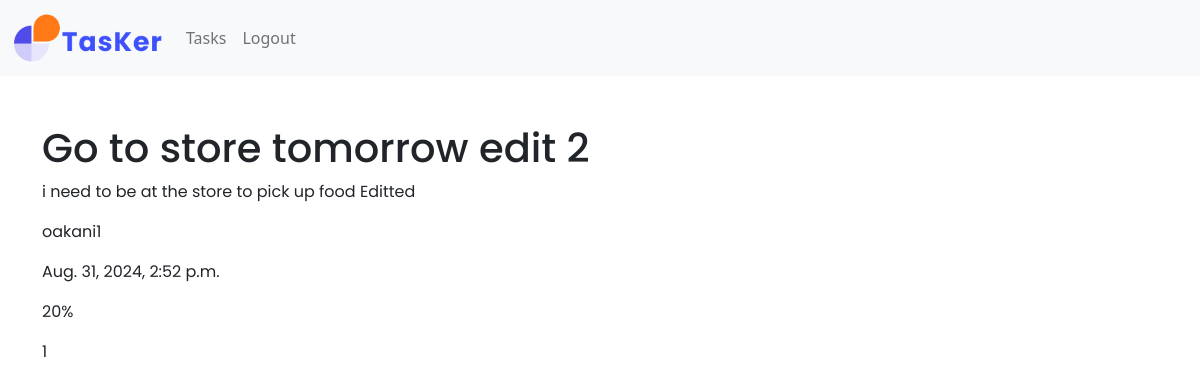
Screenshot of /tasks/view/3 (signed in) with the database file from the repository.
### tasks/models.py (models this page shows, shortened)
class Task(models.Model):
    task_name = models.CharField(max_length=200, null=False, blank=False)
    description = models.TextField(blank=True)
    priority = models.IntegerField(choices=PRIORITY, default=0)
    user_name = models.ForeignKey(
        User, on_delete=models.CASCADE, related_name="task"
    )
    start_time = models.DateTimeField(null=False, blank=False)
    progress = models.IntegerField(null=False, blank=False)
    status = models.IntegerField(choices=STATUS, default=0)

### tasks/views.py (the view)
# urls.py: path("tasks/view/<task_id>", views.show_task, name="view"),
@login_required
def show_task(request, task_id):
    retrieved_task = get_object_or_404(Task, id=task_id)
    if retrieved_task.user_name != request.user:
        return redirect('tasks')  # rediectes to task page if user does not own the task
    context = {
        "task": retrieved_task,
    }
    return render(request, 'tasks/view_task.html', context)

### tasks/templates/tasks/view_task.html
{% extends "base.html" %}
{% load static %}
{% block content %}
<body>
    <h1>{{task.task_name}}</h1>
    <p>{{task.description}}</p>
    <p>{{task.user_name}}</p>
    <p>{{task.start_time}}</p>
    <p>{{task.progress}}%</p>
    <p>{{task.status}}</p>
</body>
{% endblock %}

### static/css/style.css (style rules this page uses)
p, h1, h2, h3, h4 { font-family: Poppins, sans-serif; }

### rows the page displays
Task: task_name "Go to store tomorrow edit 2", description "i need to be at the store to pick up food Editted", user_name "oakani1", start_time "Aug. 31, 2024, 2:52 p.m.", progress "20", status "1"
